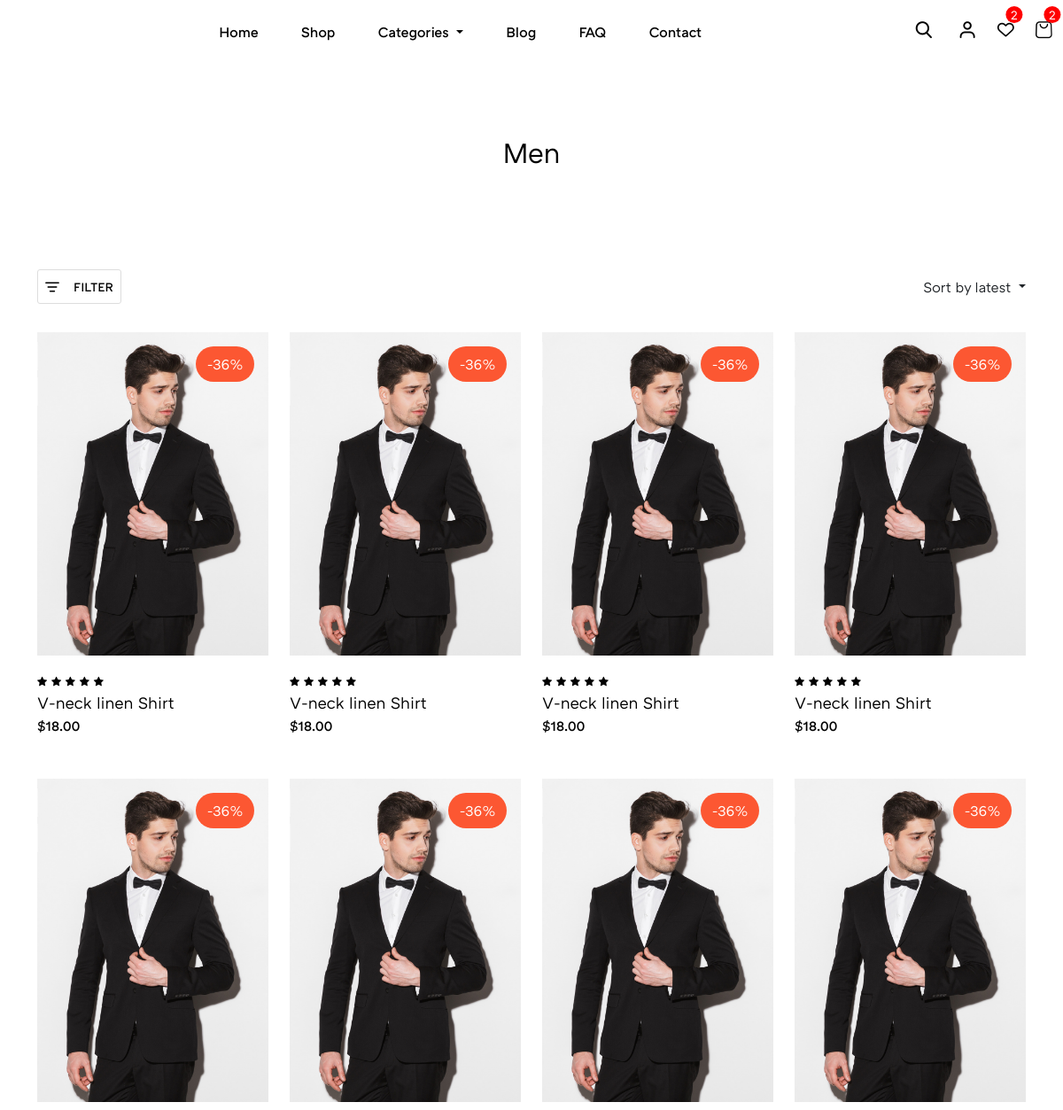
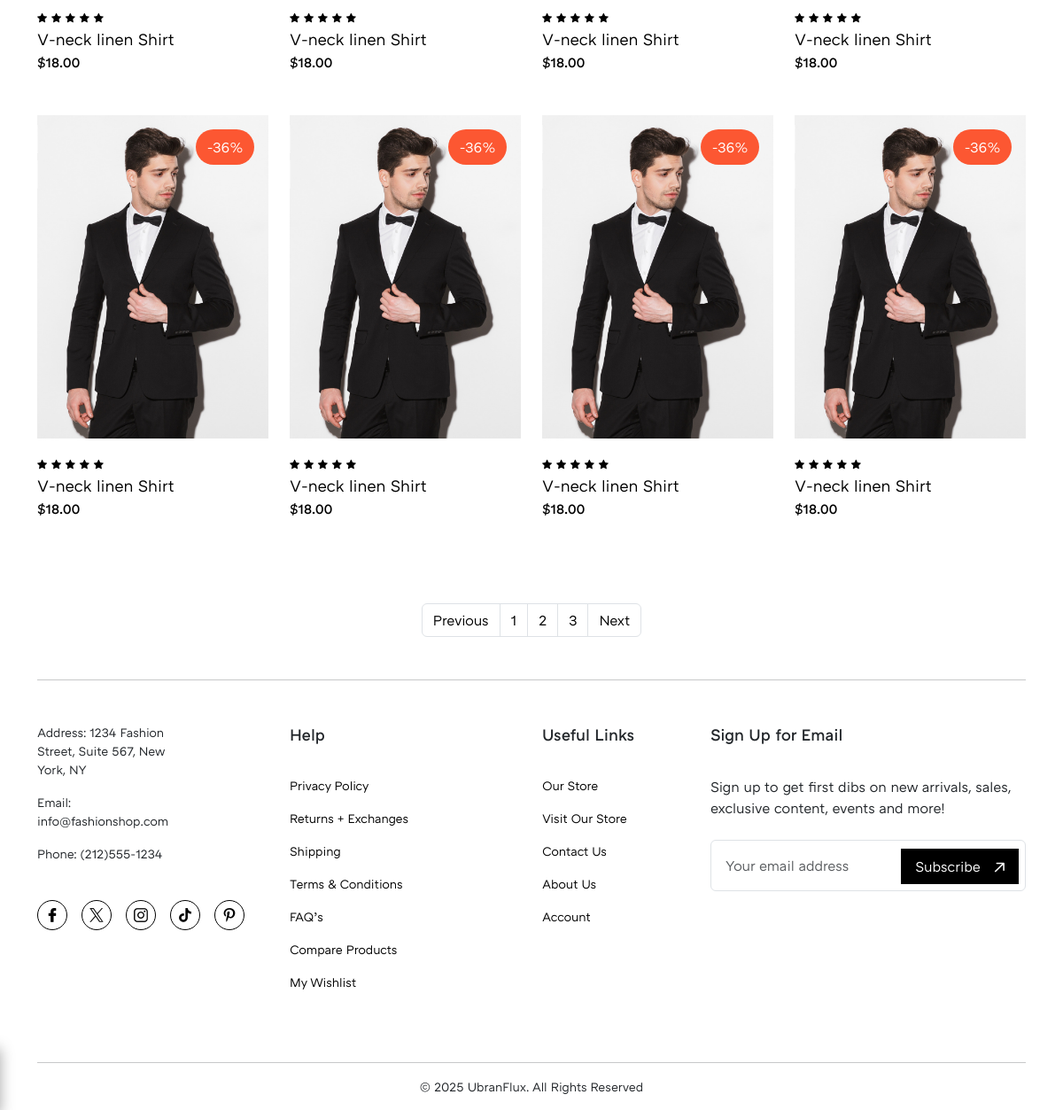
The app's page /category/, older data (2 pictures, top to bottom).
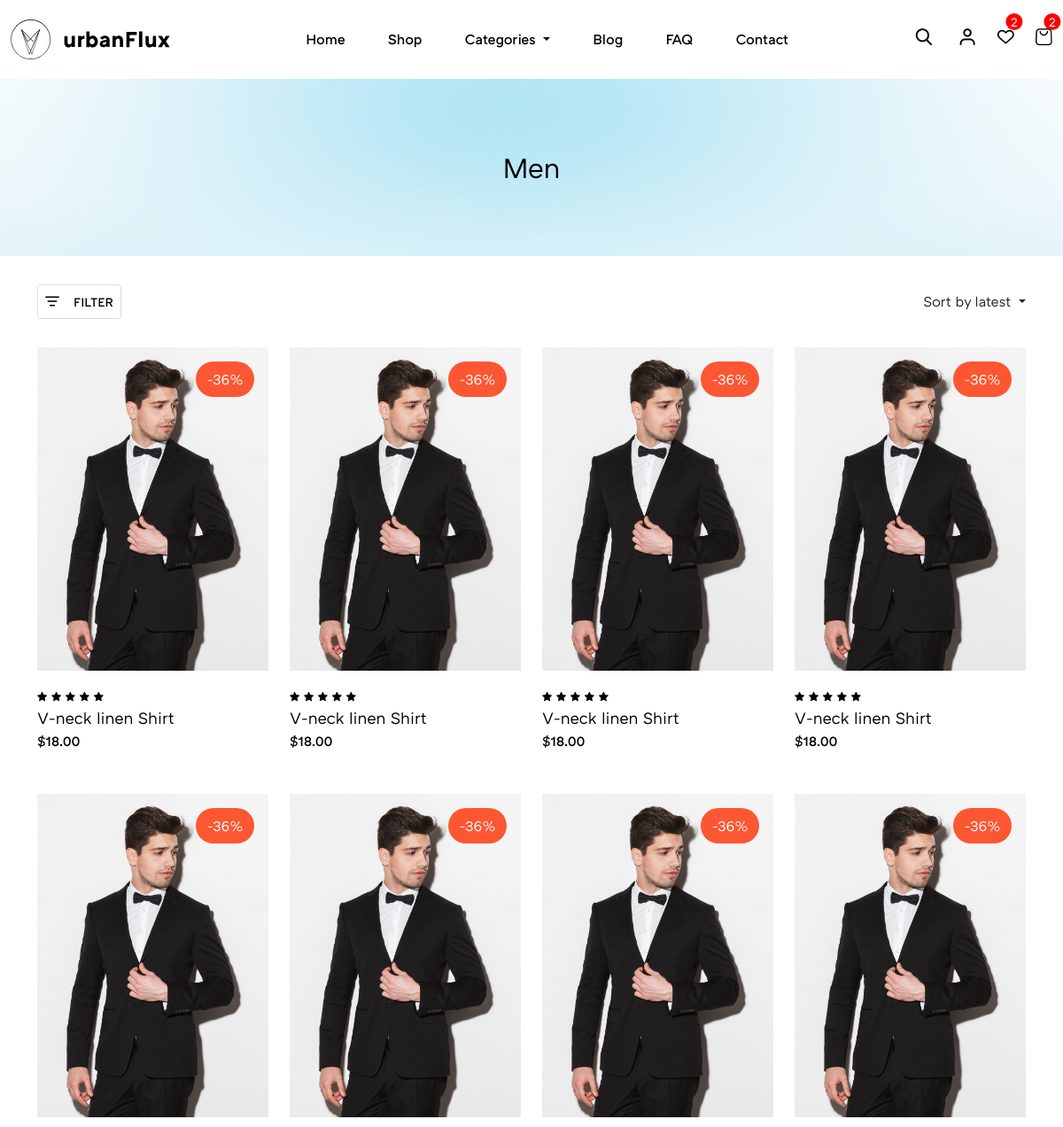
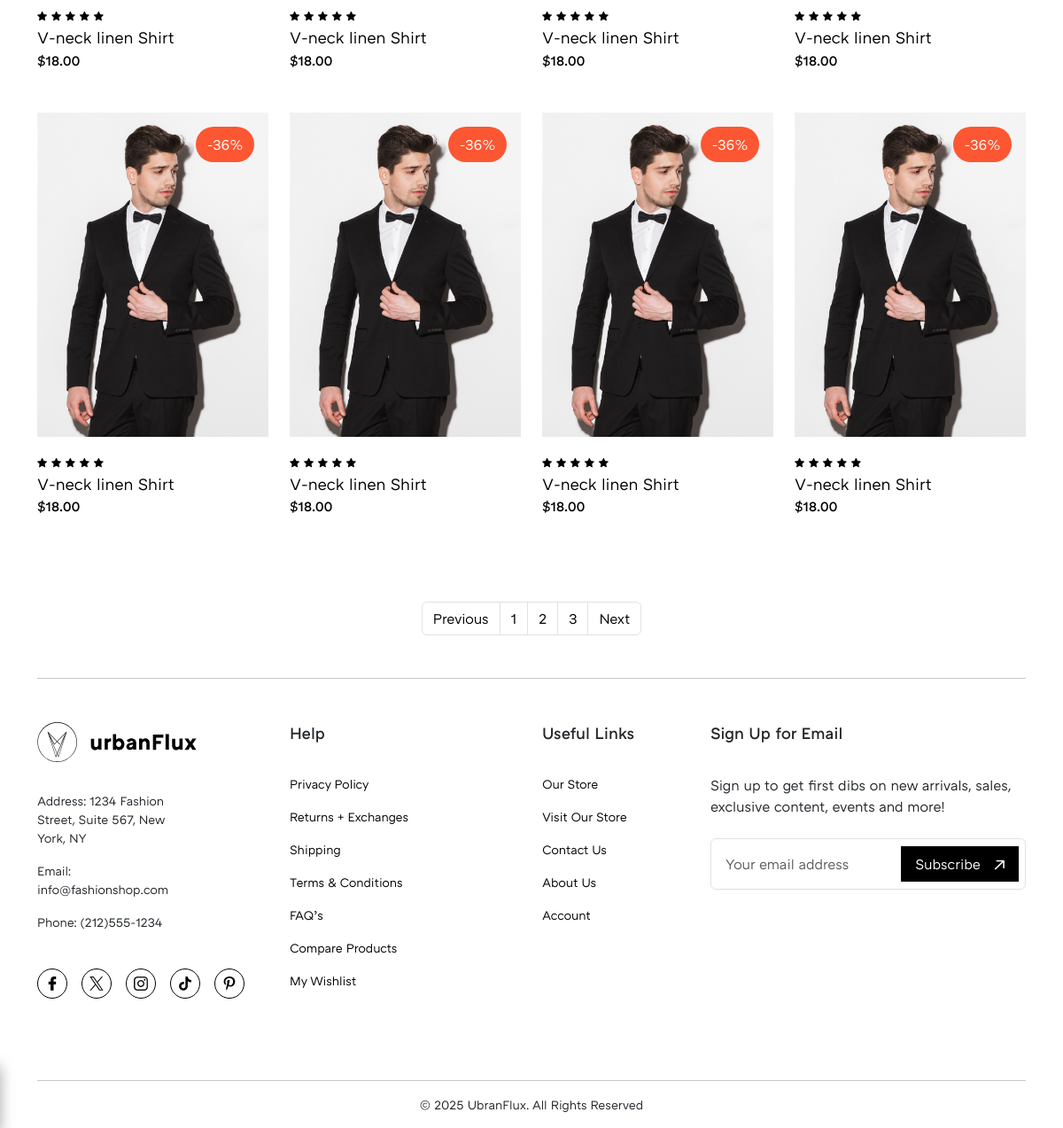
The same page, newer data (2 pictures, top to bottom).
### Site_Settings/models.py (models this page shows)
class Site_Settings(models.Model):
    site_logo = models.FileField(upload_to='site_logo', validators=[validate_logo])
    theme_hero_section = models.ImageField(upload_to= 'theme_hero_section')
    tax_rate = models.IntegerField()
    product_policies = models.TextField(max_length=400)
    class Meta:
        verbose_name = ''
        verbose_name_plural = 'Site Settings'

### urbax_Flux/views.py (the view)
# urls.py: path('category/', views.product_category, name='category'),
def product_category(request):
    site_settings = Site_Settings.objects.all()
    Data = {
        "site_settings_data": site_settings,
    }
    return render(request, 'category.html' , Data)

### templates/category.html (shortened to what the changed rows need)
{% include 'header.html' %}
        <main class="main-content">
            <section class="theme-hero-section">
                <figure>
                    {% for theme in site_settings_data %}
                    <img src="{{theme.theme_hero_section.url}}" alt="">
                    {% endfor %}
                    <figcaption>
                        <h4 class="main-heading-font-medium">Men</h4>
                    </figcaption>
                </figure>
            </section>
        </main>
       {% include 'footer.html' %}

### templates/header.html (shortened to what this page needs)
{% load static %}
<!DOCTYPE html>
<html lang="en">
<head>
  <link rel="stylesheet" href="{% static 'assets/libs/swiper.css' %}">
  <link rel="stylesheet" href=" {% static 'assets/css/main.css' %}">
</head>
<body>
  <div class="site-wrapper">
    <header class="header">
      <nav class="navbar navbar-expand-lg main-navbar">
        <div class="container-fluid">
          {% for logo in site_settings_data %}
          <a class="navbar-brand" href="#">
            <img src="{{logo.site_logo.url}}" class="site-logo" alt="">
          </a>
          {% endfor %}
          <div class="collapse navbar-collapse" id="navbarSupportedContent">
            <ul class="navbar-nav me-auto mb-2 mb-lg-0">
              <li class="nav-item  nav-bar-links">
                <a class="nav-link active" aria-current="page" href="{% url 'home' %}">Home</a>
              </li>
              <li class="nav-item nav-bar-links">
                <a class="nav-link" href="{% url 'shop' %}">Shop</a>
              </li>
              <li class="nav-item dropdown nav-bar-links">
                <a class="nav-link dropdown-toggle" href="#" id="navbarDropdown" role="button" data-bs-toggle="dropdown"
                  aria-expanded="false">
                  Categories
                </a>
              </li>
              <li class="nav-item nav-bar-links">
                <a class="nav-link" href="#">Blog</a>
              </li>
              <li class="nav-item nav-bar-links">
                <a class="nav-link" href="#">FAQ</a>
              </li>
              <li class="nav-item nav-bar-links">
                <a class="nav-link" href="#">Contact</a>
              </li>
            </ul>
            <ul class="nav-right-links align-center">
                <li>
                  <button class="lg-hide links-hover" id="search-btn"><i  class="icon-search"></i></button>
                </li>
              <li><a href="{% url 'login' %}" class="links-hover lg-hide"><i class="icon-login"></i></a></li>
              <li><a href="{% url 'wishlist' %}" class="links-hover lg-hide count"><i class="icon-favourite"></i><span><small>2</small></span></a></li>
              <li><a href="{% url 'Shopping-cart' %}" class="links-hover lg-hide count"><i class="icon-cart"></i><span><small>2</small></span></a></li>
            </ul>
          </div>
        </div>
      </nav>
    </header>

### templates/footer.html (shortened to what this page needs)
{% load static %}
<footer class="footer">
    <div class="container">
      <hr class="my-5">
      <div class="footer-inner">
        <div class="row">
          <div class="col-md-12 col-lg-6 col-xl-2">
            <div class="col-inner">
              {% for logo in site_settings_data %}
              <img loading="lazy" src="{{logo.site_logo.url}}" class="site-logo" alt="">
              {% endfor %}
              <ul class="mb-5">
                <li>
                  <small>Address: 1234 Fashion Street, Suite 567,
                    New York, NY</small>
                </li>
                <li>
                  <small>Email: info@fashionshop.com</small>
                </li>
                <li>
                  <small>Phone: (212)555-1234</small>
                </li>
              </ul>
              <ul class="footer-social-media-icons">
                <li><a href=""><i class="icon-facebook"></i></a></li>
                <li><a href=""><i class="icon-twitter"></i></a></li>
                <li><a href=""><i class="icon-instagram"></i></a></li>
                <li><a href=""><i class="icon-tiktok"></i></a></li>
                <li><a href=""><i class="icon-pinterest"></i></a></li>
              </ul>
            </div>
          </div>
          <div class="col-md-12 col-lg-6 col-xl-2 offset-xl-1">
            <div class="col-inner">
              <strong class="col-title">Help</strong>
              <ul>
                <li><a href=""><small>Privacy Policy</small></a></li>
                <li><a href=""><small>Returns + Exchanges</small></a></li>
                <li><a href=""><small>Shipping</small></a></li>
                <li><a href=""><small>Terms & Conditions</small></a></li>
                <li><a href=""><small>FAQ’s</small></a></li>
                <li><a href=""><small>Compare Products</small></a></li>
                <li><a href=""><small>My Wishlist</small></a></li>
              </ul>
            </div>
          </div>
          <div class="col-md-12 col-lg-6 col-xl-2 offset-xl-1">
            <div class="col-inner">
              <strong class="col-title">Useful Links</strong>
              <ul>
                <li><a href=""><small>Our Store</small></a></li>
                <li><a href=""><small>Visit Our Store</small></a></li>
                <li><a href=""><small>Contact Us</small></a></li>
                <li><a href=""><small>About Us</small></a></li>
                <li><a href=""><small>Account</small></a></li>
              </ul>
            </div>
          </div>
          <div class="col-md-12 col-lg-6 col-xl-4">
            <div class="col-inner">
              <strong class="col-title">Sign Up for Email</strong>
              <p class="mb-4">Sign up to get first dibs on new arrivals, sales, exclusive content, events and more!</p>
              <form class="row g-3">
                <div class="col-md-12 news-letter-input">
                  <input type="email" class="form-control" placeholder="Your email address" id="inputEmail4">
                  <button type="submit" class="news-letter-subscribe subscribe-button">Subscribe<i class="icon-theme-link link-arrow"></i></button>
                </div>
              </form>
            </div>
          </div>
        </div>
      </div>
      <hr class="mt-5">
      <div class="copyright mb-3 just-center">
          <small>&copy 2025 UbranFlux. All Rights Reserved</small>
      </div>
    </div>
  </footer>
</div>
</body>
</html>

Row changes from the older to the newer data that the page shows:
added Site_Settings: site_logo (picture), theme_hero_section (picture)
